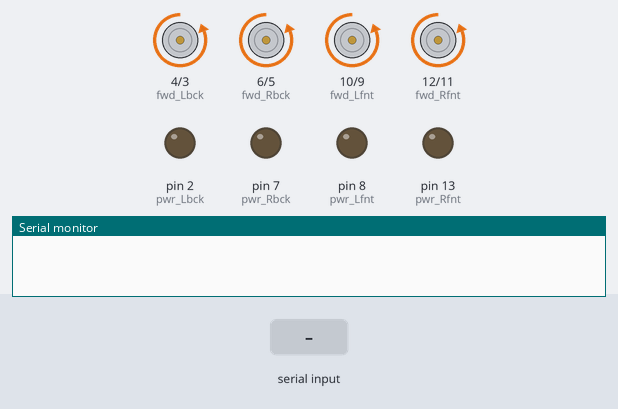
Simulated run of this sketch. Board: Arduino Uno, built with avr-gcc and run on an emulated ATmega328P. Parts: motor-driver pin pairs drawn as motors (green arrow = first pin HIGH = forward, orange = second pin HIGH = backward, longer = more drive), output pins drawn as LEDs (lit = HIGH), the last lines printed to the serial monitor. The test bench sets the inputs (shaded band).

Above: at 1.2 s.
1.3 s: "30,150,10\n" received over Serial
At 2.2 s:
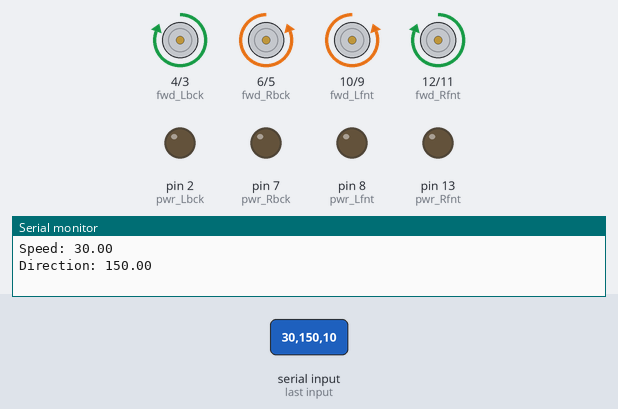
4.3 s: "200\n" received over Serial
At 6.0 s:
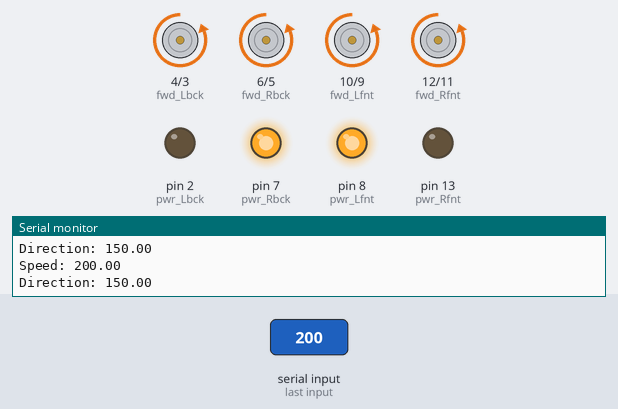
6.6 s: "90,45,200\n" received over Serial
At 7.2 s:
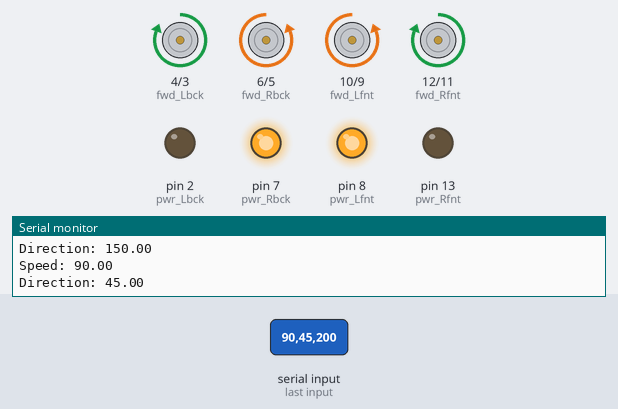
8.9 s: "200\n" received over Serial
At 10.4 s:
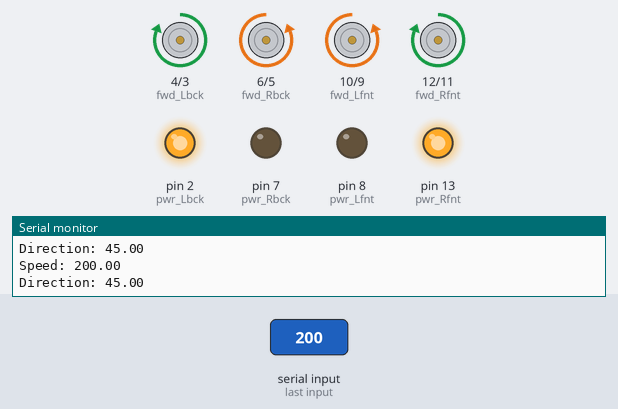
10.7 s: "90,45\n" received over Serial
At 12.0 s:
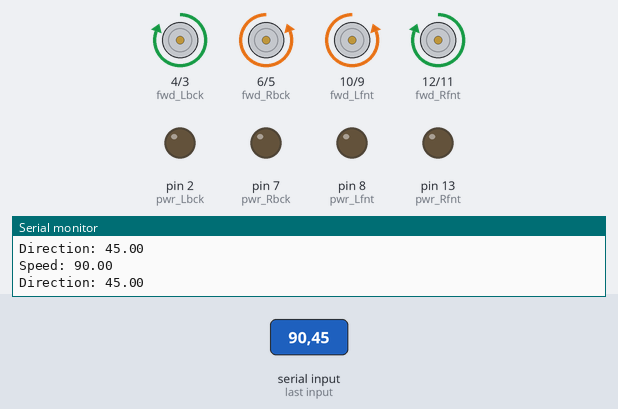
13.0 s: "30,150\n" received over Serial
At 15.7 s:
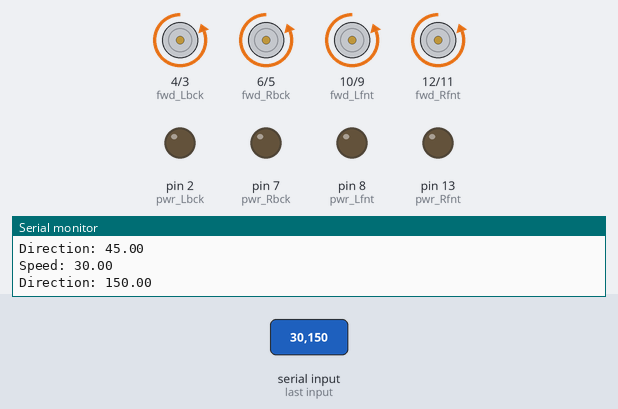
Timing chart, 0 to 17.0 s (numbered marks = the images above; inputs shaded):
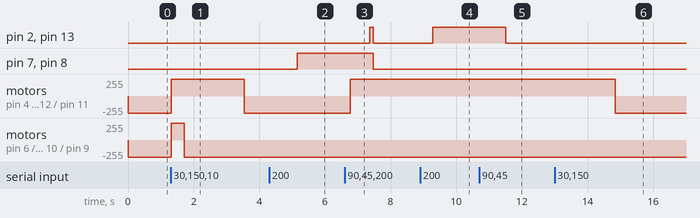

The sketch:

fishmobile_src_with_PC_teleop.ino
```cpp
//some mecanum steering code inspired by Gavin Ford (on Youtube) + many many edits by me
//this code is for an arduino board that will be used to control the steering of a mecanum wheel robot
//this code will read in data Serial port connected to a Raspberry Pi that will send in the speed and direction data for the robot to follow

#include <math.h> // include to use sine and cosine for calculating vector trajectory

//===================
// global variables used in the various functions

const byte buffSize = 32;
char inputSeveral[buffSize]; // space for 31 chars and a terminator

float inputSpeed = 0.0;
float inputDirec = 0.0;

// intialize forward drive pins
int pwr_Rfnt = 13; // ENA "power to tbe Right, Front wheel"
int fwd_Rfnt = 12; // IN1 "right, front wheel drives forward"
int bwd_Rfnt = 11; // IN2 "right, front wheel drives backward"
int fwd_Lfnt = 10; // IN3 "left, front wheel drives forward"
int bwd_Lfnt = 9; // IN4 "left, front wheel drives backward"
int pwr_Lfnt = 8; //ENB "power to tbe left, Front wheel"

// intialize rear drive pins
int pwr_Rbck = 7; //ENA
int fwd_Rbck = 6; //IN1
int bwd_Rbck = 5; // IN2
int fwd_Lbck = 4; // IN3
int bwd_Lbck = 3; //IN4
int pwr_Lbck = 2; //ENB

//initialize vector
double current_power = 0;  // starting power (e.g., 0)
double target_power = 225; // desired power

double target_theta_deg=0; //will be inputted by fish, degrees
double target_theta_rad=0;
double current_theta_rad=0;
double mx=0;
double interp_speed = 0.1; // how fast you want the power to change
int incomingByte = 0;

void setup() {
//include serial monitor for debugging (remove later bc it makes it wayyyy slower)
  Serial.begin (9600);

//intialize motor power pins
  pinMode(pwr_Rfnt, OUTPUT);
  pinMode(pwr_Lfnt, OUTPUT);
  pinMode(pwr_Rbck, OUTPUT);
  pinMode(pwr_Lbck, OUTPUT);

//intialize motor direction pins
  pinMode(fwd_Rfnt, OUTPUT);
  pinMode(bwd_Rfnt, OUTPUT);
  pinMode(fwd_Lfnt, OUTPUT);
  pinMode(bwd_Lfnt, OUTPUT);
  pinMode(fwd_Rbck, OUTPUT);
  pinMode(bwd_Rbck, OUTPUT);
  pinMode(fwd_Lbck, OUTPUT);
  pinMode(bwd_Lbck, OUTPUT);

//initialize motor direction to "off"
  digitalWrite(fwd_Rfnt, LOW);
  digitalWrite(bwd_Rfnt, LOW);
  digitalWrite(fwd_Lfnt, LOW);
  digitalWrite(bwd_Lfnt, LOW);

  digitalWrite(fwd_Rbck, LOW);
  digitalWrite(bwd_Rbck, LOW);
  digitalWrite(fwd_Lbck, LOW);
  digitalWrite(bwd_Lbck, LOW);
}

void loop() {

  readCSV();
//get a radian vector and power scalar
  //target_power = new_power();  // Update target power based on fish data or any other input
  // Interpolate between current power and target power
  current_power = lerp(current_power, target_power, interp_speed);

  //target_theta_deg=new_theta(); //currently pulls from a function (see below), in the future will pull from fish-vector data
  //target_theta_rad=target_theta_deg*(M_PI/180)+(M_PI/4);
  // Interpolate between current theta and target theta
  current_theta_rad = lerp(current_theta_rad, target_theta_rad, interp_speed);

  mx=max(abs(sin(current_theta_rad)), abs(cos(current_theta_rad)));

//set speed (power) and direction of each motor
  set_direc_pwr(pwr_Rfnt, fwd_Rfnt, bwd_Rfnt, current_power*sin(current_theta_rad)/mx);
  set_direc_pwr(pwr_Lfnt, fwd_Lfnt, bwd_Lfnt, current_power*cos(current_theta_rad)/mx);
  set_direc_pwr(pwr_Rbck, fwd_Rbck, bwd_Rbck, current_power*cos(current_theta_rad)/mx);
  set_direc_pwr(pwr_Lbck, fwd_Lbck, bwd_Lbck, current_power*sin(current_theta_rad)/mx);

  delay(100);

}

void set_direc_pwr (int pwr_mtr, int fwd_mtr, int bwd_mtr, double pwr_funct) {
  if (pwr_funct>0){ // set forwards
    digitalWrite(fwd_mtr, HIGH);  //fwd_mtr refers to fwd_Rfnt, fwd_Lbck, etc
    digitalWrite(bwd_mtr, LOW);   //bwd_mtr refers to bwd_Rfnt, bwd_Lfnt, etc
  } else { //OR set backwards
    digitalWrite(fwd_mtr, LOW);
    digitalWrite(bwd_mtr, HIGH);
  }

  //set power
  analogWrite(pwr_mtr, abs(pwr_funct)); //pwr_mtr refers to pwr_Rfnt, pwr_Lbck, etc; pwr_funct refers to sine/cosine function that gives 0-255 value for speed (power)

}

void stop (int time) {
  digitalWrite(fwd_Rfnt, LOW);
  digitalWrite(bwd_Rfnt, LOW);
  digitalWrite(fwd_Lfnt, LOW);
  digitalWrite(bwd_Lfnt, LOW);

  digitalWrite(fwd_Rbck, LOW);
  digitalWrite(bwd_Rbck, LOW);
  digitalWrite(fwd_Lbck, LOW);
  digitalWrite(bwd_Lbck, LOW);

  delay(time);
}

int new_theta(){
  //readCSV();
  //target_theta_deg=inputDirec;
  return target_theta_deg;
}

int new_power(){
  //holds power constant; will eventually increase
  target_power=225;
  target_power = constrain(target_power, 0, 255);
  return target_power;
}

double lerp(double start, double end, double t) {
  return start + (end - start) * t;
}

void readCSV() {
// Wait until a full line is received
  if (Serial.available() > 0) {
    String inputString = Serial.readStringUntil('\n'); // Read entire line
    inputString.toCharArray(inputSeveral, buffSize); // Convert to char array for strtok()

    char *partOfString = strtok(inputSeveral, ",");
    if (partOfString != NULL) {
      inputSpeed = atof(partOfString);  // First CSV value
    }

    partOfString = strtok(NULL, ",");
    if (partOfString != NULL) {
      inputDirec = atof(partOfString);  // Second CSV value
    }

//going to comment this out to stop the rasppi from reading it
    Serial.print("Speed: ");
    Serial.println(inputSpeed);
    Serial.print("Direction: ");
    Serial.println(inputDirec);
  }

  target_power = constrain(inputSpeed, 0, 255);
  target_theta_deg=inputDirec;
  target_theta_rad=target_theta_deg*(M_PI/180)+(M_PI/4);
}
```

Measured:
- after the input at 1.3 s, motor on pin 4 (fwd_Lbck) / pin 3 (bwd_Lbck): backward 255/255 → forward 255/255 at once, → backward 255/255 2.2 s later; motor on pin 6 (fwd_Rbck) / pin 5 (bwd_Rbck): backward 255/255 → forward 255/255 at once, → backward 255/255 0.40 s later
- after the input at 4.3 s, pin 7 (pwr_Rbck), pin 8 (pwr_Lfnt): LOW → HIGH after 0.85 s
- after the input at 6.6 s, pin 2 (pwr_Lbck), pin 13 (pwr_Rfnt): LOW → HIGH after 0.77 s, → LOW 0.10 s later; pin 7 (pwr_Rbck), pin 8 (pwr_Lfnt): HIGH → LOW after 0.87 s; motor on pin 4 (fwd_Lbck) / pin 3 (bwd_Lbck), motor on pin 12 (fwd_Rfnt) / pin 11 (bwd_Rfnt): backward 255/255 → forward 255/255 after 0.17 s
- after the input at 8.9 s, pin 2 (pwr_Lbck), pin 13 (pwr_Rfnt): LOW → HIGH after 0.39 s
- after the input at 10.7 s, pin 2 (pwr_Lbck), pin 13 (pwr_Rfnt): HIGH → LOW after 0.82 s
- after the input at 13.0 s, motor on pin 4 (fwd_Lbck) / pin 3 (bwd_Lbck), motor on pin 12 (fwd_Rfnt) / pin 11 (bwd_Rfnt): forward 255/255 → backward 255/255 after 1.8 s
